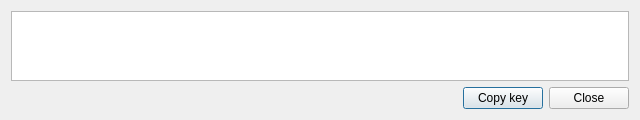
<?xml version="1.0" encoding="UTF-8"?>
<ui version="4.0">
  <class>PrivateKeysDialog</class>
  <widget class="QDialog" name="PrivateKeysDialog">
    <property name="geometry">
      <rect>
        <x>0</x>
        <y>0</y>
        <width>640</width>
        <height>120</height>
      </rect>
    </property>
    <property name="minimumSize">
      <size>
        <width>600</width>
        <height>120</height>
      </size>
    </property>
    <property name="maximumSize">
      <size>
        <width>16777215</width>
        <height>16777215</height>
      </size>
    </property>
    <property name="windowTitle">
      <string>Private Key</string>
    </property>
    <property name="windowIcon">
      <iconset resource="../../resources.qrc">
        <normaloff>:/images/cryptonote</normaloff>:/images/cryptonote
      </iconset>
    </property>
    <layout class="QVBoxLayout" name="verticalLayout">
      <item>
        <widget class="QTextEdit" name="m_privateKeyEdit">
          <property name="readOnly">
            <bool>true</bool>
          </property>
        </widget>
      </item>
      <item>
        <layout class="QHBoxLayout" name="horizontalLayout">
          <item>
            <spacer name="horizontalSpacer">
              <property name="orientation">
                <enum>Qt::Horizontal</enum>
              </property>
              <property name="sizeHint" stdset="0">
                <size>
                  <width>40</width>
                  <height>20</height>
                </size>
              </property>
            </spacer>
          </item>
          <item>
            <widget class="QPushButton" name="m_copyPrivateKeyButton">
              <property name="text">
                <string>Copy key</string>
              </property>
              <property name="icon">
                <iconset resource="../../resources.qrc">
                  <normaloff>:/icons/copy_white</normaloff>:/icons/copy_white
                </iconset>
              </property>
            </widget>
          </item>
          <item>
            <widget class="QPushButton" name="ClosePushButton">
              <property name="text">
                <string>Close</string>
              </property>
            </widget>
          </item>
        </layout>
      </item>
    </layout>
  </widget>
  <resources>
    <include location="../../resources.qrc"/>
  </resources>
  <connections>
    <connection>
      <sender>ClosePushButton</sender>
      <signal>clicked()</signal>
      <receiver>PrivateKeysDialog</receiver>
      <slot>accept()</slot>
      <hints>
        <hint type="sourcelabel">
          <x>622</x>
          <y>274</y>
        </hint>
        <hint type="destinationlabel">
          <x>333</x>
          <y>149</y>
        </hint>
      </hints>
    </connection>
    <connection>
      <sender>m_copyPrivateKeyButton</sender>
      <signal>clicked()</signal>
      <receiver>PrivateKeysDialog</receiver>
      <slot>copyKey()</slot>
      <hints>
        <hint type="sourcelabel">
          <x>818</x>
          <y>24</y>
        </hint>
        <hint type="destinationlabel">
          <x>420</x>
          <y>45</y>
        </hint>
      </hints>
    </connection>
  </connections>
</ui>
